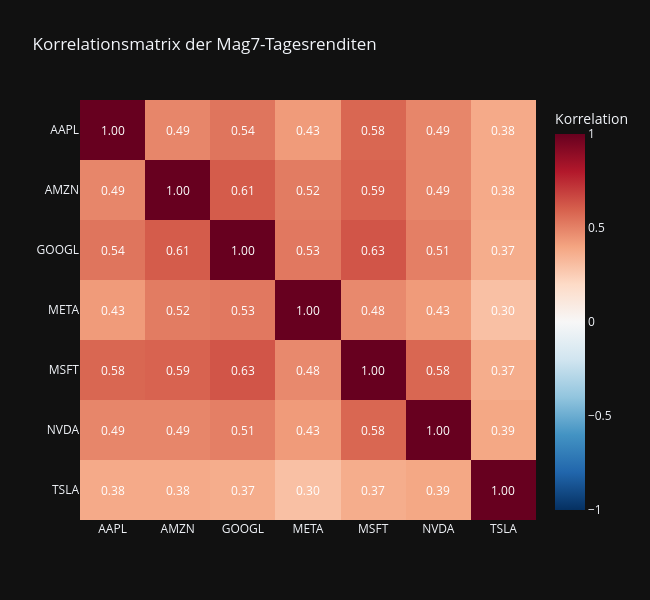

Here is the notebook cell this chart was saved with:
### Markdown cell above
## Korrelationen innerhalb des Portfolios

Die Mag7 sind alle US-Tech-Schwergewichte und bewegen sich oft im Gleichschritt. Das ist relevant, weil hohe Korrelationen den Diversifikationseffekt im Portfolio kleiner machen, als die sieben Namen vermuten lassen. Die Heatmap zeigt die paarweisen Korrelationen der Tagesrenditen.

### Code cell
# Korrelationsmatrix der Mag7-Tagesrenditen
corr = returns_log.corr().round(2)
labels = list(corr.columns)
z = corr.values

fig_corr = go.Figure(data=go.Heatmap(
    z=z,
    x=labels,
    y=labels,
    colorscale='RdBu_r',
    zmin=-1, zmax=1,
    colorbar=dict(title='Korrelation'),
))

# Werte als Annotations darüber legen
annotations = []
for i, row_label in enumerate(labels):
    for j, col_label in enumerate(labels):
        annotations.append(dict(
            x=col_label, y=row_label,
            text=f"{z[i, j]:.2f}",
            showarrow=False,
            font=dict(color='white', size=12),
        ))

fig_corr.update_layout(
    template='plotly_dark',
    title='Korrelationsmatrix der Mag7-Tagesrenditen',
    annotations=annotations,
    width=650, height=600,
    yaxis=dict(autorange='reversed'),
)
fig_corr.show()

### Figure 1 — Plotly figure (JSON) as saved in the notebook; plotly's stock layout.template omitted (floating-point values rounded to 4 significant figures)
{"data": [{"colorbar": {"title": {"text": "Korrelation"}}, "colorscale": [[0, "rgb(5,48,97)"], [0.1, "rgb(33,102,172)"], [0.2, "rgb(67,147,195)"], [0.3, "rgb(146,197,222)"], [0.4, "rgb(209,229,240)"], [0.5, "rgb(247,247,247)"], [0.6, "rgb(253,219,199)"], [0.7, "rgb(244,165,130)"], [0.8, "rgb(214,96,77)"], [0.9, "rgb(178,24,43)"], [1, "rgb(103,0,31)"]], "type": "heatmap", "x": ["AAPL", "AMZN", "GOOGL", "META", "MSFT", "NVDA", "TSLA"], "y": ["AAPL", "AMZN", "GOOGL", "META", "MSFT", "NVDA", "TSLA"], "z": [[1.0, 0.49, 0.54, 0.43, 0.58, 0.49, 0.38], [0.49, 1.0, 0.61, 0.52, 0.59, 0.49, 0.38], [0.54, 0.61, 1.0, 0.53, 0.63, 0.51, 0.37], [0.43, 0.52, 0.53, 1.0, 0.48, 0.43, 0.3], [0.58, 0.59, 0.63, 0.48, 1.0, 0.58, 0.37], [0.49, 0.49, 0.51, 0.43, 0.58, 1.0, 0.39], [0.38, 0.38, 0.37, 0.3, 0.37, 0.39, 1.0]], "zmax": 1, "zmin": -1}], "layout": {"annotations": [{"font": {"color": "white", "size": 12}, "showarrow": false, "text": "1.00", "x": "AAPL", "y": "AAPL"}, {"font": {"color": "white", "size": 12}, "showarrow": false, "text": "0.49", "x": "AMZN", "y": "AAPL"}, {"font": {"color": "white", "size": 12}, "showarrow": false, "text": "0.54", "x": "GOOGL", "y": "AAPL"}, {"font": {"color": "white", "size": 12}, "showarrow": false, "text": "0.43", "x": "META", "y": "AAPL"}, {"font": {"color": "white", "size": 12}, "showarrow": false, "text": "0.58", "x": "MSFT", "y": "AAPL"}, {"font": {"color": "white", "size": 12}, "showarrow": false, "text": "0.49", "x": "NVDA", "y": "AAPL"}, {"font": {"color": "white", "size": 12}, "showarrow": false, "text": "0.38", "x": "TSLA", "y": "AAPL"}, {"font": {"color": "white", "size": 12}, "showarrow": false, "text": "0.49", "x": "AAPL", "y": "AMZN"}, {"font": {"color": "white", "size": 12}, "showarrow": false, "text": "1.00", "x": "AMZN", "y": "AMZN"}, {"font": {"color": "white", "size": 12}, "showarrow": false, "text": "0.61", "x": "GOOGL", "y": "AMZN"}, {"font": {"color": "white", "size": 12}, "showarrow": false, "text": "0.52", "x": "META", "y": "AMZN"}, {"font": {"color": "white", "size": 12}, "showarrow": false, "text": "0.59", "x": "MSFT", "y": "AMZN"}, {"font": {"color": "white", "size": 12}, "showarrow": false, "text": "0.49", "x": "NVDA", "y": "AMZN"}, {"font": {"color": "white", "size": 12}, "showarrow": false, "text": "0.38", "x": "TSLA", "y": "AMZN"}, {"font": {"color": "white", "size": 12}, "showarrow": false, "text": "0.54", "x": "AAPL", "y": "GOOGL"}, {"font": {"color": "white", "size": 12}, "showarrow": false, "text": "0.61", "x": "AMZN", "y": "GOOGL"}, {"font": {"color": "white", "size": 12}, "showarrow": false, "text": "1.00", "x": "GOOGL", "y": "GOOGL"}, {"font": {"color": "white", "size": 12}, "showarrow": false, "text": "0.53", "x": "META", "y": "GOOGL"}, {"font": {"color": "white", "size": 12}, "showarrow": false, "text": "0.63", "x": "MSFT", "y": "GOOGL"}, {"font": {"color": "white", "size": 12}, "showarrow": false, "text": "0.51", "x": "NVDA", "y": "GOOGL"}, {"font": {"color": "white", "size": 12}, "showarrow": false, "text": "0.37", "x": "TSLA", "y": "GOOGL"}, {"font": {"color": "white", "size": 12}, "showarrow": false, "text": "0.43", "x": "AAPL", "y": "META"}, {"font": {"color": "white", "size": 12}, "showarrow": false, "text": "0.52", "x": "AMZN", "y": "META"}, {"font": {"color": "white", "size": 12}, "showarrow": false, "text": "0.53", "x": "GOOGL", "y": "META"}, {"font": {"color": "white", "size": 12}, "showarrow": false, "text": "1.00", "x": "META", "y": "META"}, {"font": {"color": "white", "size": 12}, "showarrow": false, "text": "0.48", "x": "MSFT", "y": "META"}, {"font": {"color": "white", "size": 12}, "showarrow": false, "text": "0.43", "x": "NVDA", "y": "META"}, {"font": {"color": "white", "size": 12}, "showarrow": false, "text": "0.30", "x": "TSLA", "y": "META"}, {"font": {"color": "white", "size": 12}, "showarrow": false, "text": "0.58", "x": "AAPL", "y": "MSFT"}, {"font": {"color": "white", "size": 12}, "showarrow": false, "text": "0.59", "x": "AMZN", "y": "MSFT"}, {"font": {"color": "white", "size": 12}, "showarrow": false, "text": "0.63", "x": "GOOGL", "y": "MSFT"}, {"font": {"color": "white", "size": 12}, "showarrow": false, "text": "0.48", "x": "META", "y": "MSFT"}, {"font": {"color": "white", "size": 12}, "showarrow": false, "text": "1.00", "x": "MSFT", "y": "MSFT"}, {"font": {"color": "white", "size": 12}, "showarrow": false, "text": "0.58", "x": "NVDA", "y": "MSFT"}, {"font": {"color": "white", "size": 12}, "showarrow": false, "text": "0.37", "x": "TSLA", "y": "MSFT"}, {"font": {"color": "white", "size": 12}, "showarrow": false, "text": "0.49", "x": "AAPL", "y": "NVDA"}, {"font": {"color": "white", "size": 12}, "showarrow": false, "text": "0.49", "x": "AMZN", "y": "NVDA"}, {"font": {"color": "white", "size": 12}, "showarrow": false, "text": "0.51", "x": "GOOGL", "y": "NVDA"}, {"font": {"color": "white", "size": 12}, "showarrow": false, "text": "0.43", "x": "META", "y": "NVDA"}, {"font": {"color": "white", "size": 12}, "showarrow": false, "text": "0.58", "x": "MSFT", "y": "NVDA"}, {"font": {"color": "white", "size": 12}, "showarrow": false, "text": "1.00", "x": "NVDA", "y": "NVDA"}, {"font": {"color": "white", "size": 12}, "showarrow": false, "text": "0.39", "x": "TSLA", "y": "NVDA"}, {"font": {"color": "white", "size": 12}, "showarrow": false, "text": "0.38", "x": "AAPL", "y": "TSLA"}, {"font": {"color": "white", "size": 12}, "showarrow": false, "text": "0.38", "x": "AMZN", "y": "TSLA"}, {"font": {"color": "white", "size": 12}, "showarrow": false, "text": "0.37", "x": "GOOGL", "y": "TSLA"}, {"font": {"color": "white", "size": 12}, "showarrow": false, "text": "0.30", "x": "META", "y": "TSLA"}, {"font": {"color": "white", "size": 12}, "showarrow": false, "text": "0.37", "x": "MSFT", "y": "TSLA"}, {"font": {"color": "white", "size": 12}, "showarrow": false, "text": "0.39", "x": "NVDA", "y": "TSLA"}, {"font": {"color": "white", "size": 12}, "showarrow": false, "text": "1.00", "x": "TSLA", "y": "TSLA"}], "height": 600, "title": {"text": "Korrelationsmatrix der Mag7-Tagesrenditen"}, "width": 650, "yaxis": {"autorange": "reversed"}}}
